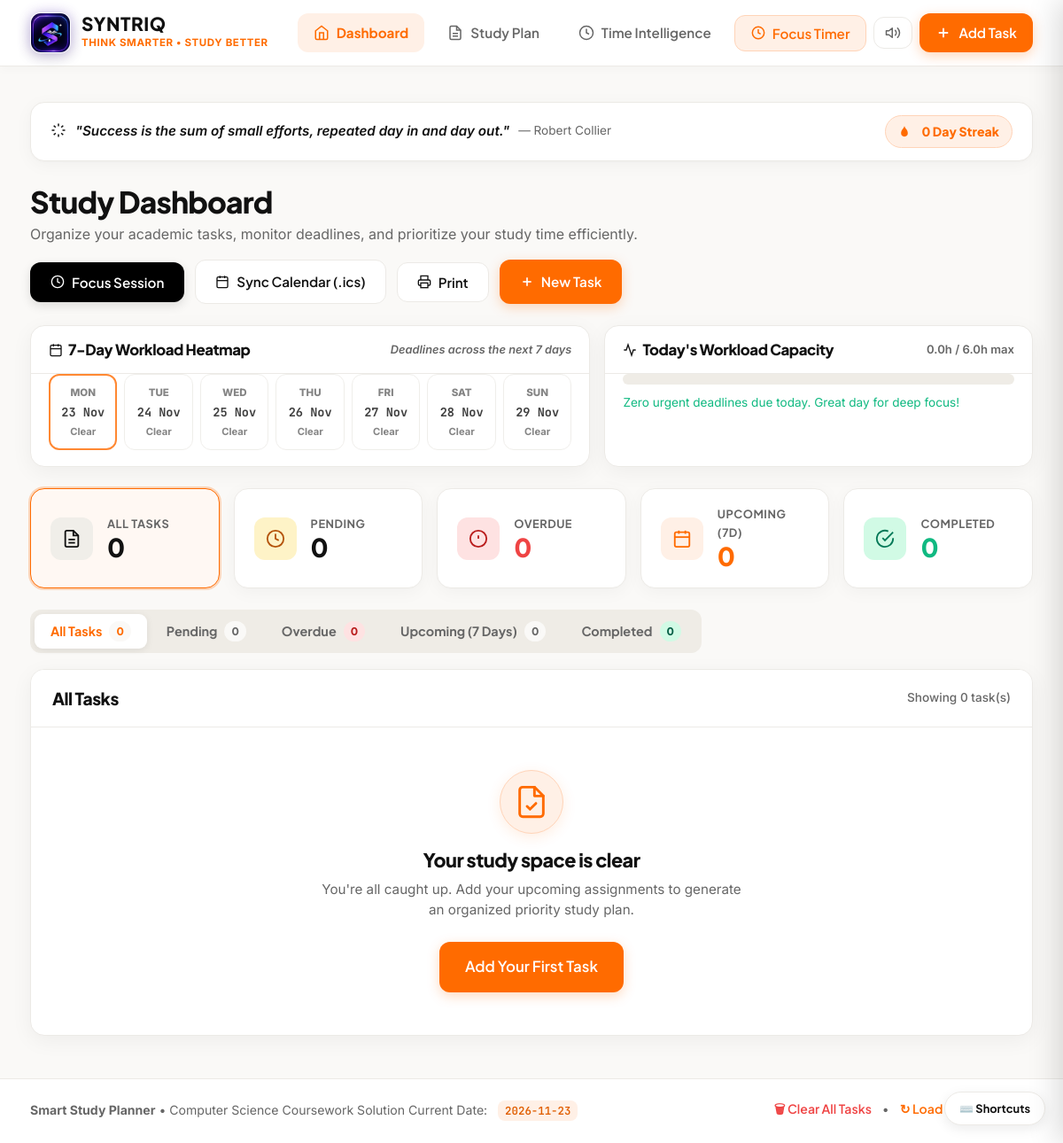
Page /dashboard on the earlier database version.
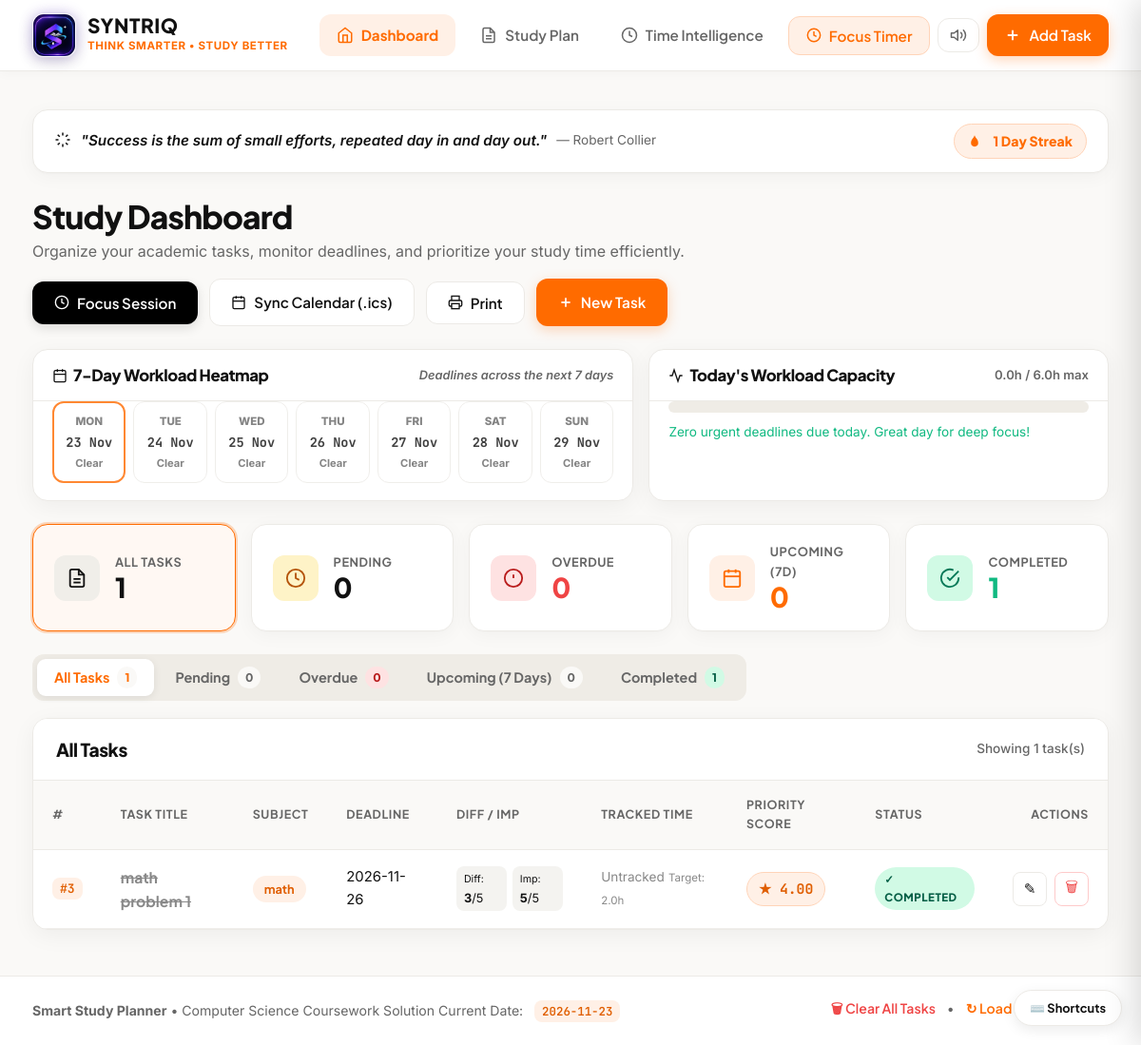
Same page on the later database version.
### tables this page shows
CREATE TABLE "Tasks" (
                        Task_ID INTEGER PRIMARY KEY AUTOINCREMENT,
                        Task_Title TEXT NOT NULL,
                        Task_Subject TEXT NOT NULL,
                        Task_Deadline TEXT NOT NULL,
                        Task_Difficulty INTEGER NOT NULL CHECK (Task_Difficulty BETWEEN 1 AND 5),
                        Task_Importance INTEGER NOT NULL CHECK (Task_Importance BETWEEN 1 AND 5),
                        Estimated_Hours REAL DEFAULT NULL,
                        Target_Hours REAL DEFAULT NULL,
                        Total_Tracked_Seconds INTEGER NOT NULL DEFAULT 0,
                        Priority_Score REAL NOT NULL,
                        Task_Status TEXT NOT NULL DEFAULT 'Pending' CHECK (Task_Status IN ('Pending', 'Completed')),
                        First_Tracked_At TEXT DEFAULT NULL,
                        Completed_At TEXT DEFAULT NULL
                    );

### app.py (the view)
@app.route("/")
@app.route("/dashboard")
def dashboard():
    filter_type = request.args.get("filter", "all").lower()
    db_target = get_db()
    all_tasks = database.get_all_tasks(db_target)
    pending_tasks = database.get_pending_tasks(db_target)
    completed_tasks = database.get_completed_tasks(db_target)
    overdue_tasks = database.get_overdue_tasks(db_target)
    upcoming_tasks = database.get_upcoming_tasks(days_ahead=7, db_path=db_target)
    if filter_type == "pending":
        display_tasks = pending_tasks
        active_tab_title = "Pending Tasks"
    elif filter_type == "completed":
        display_tasks = completed_tasks
        active_tab_title = "Completed Tasks"
    elif filter_type == "overdue":
        display_tasks = overdue_tasks
        active_tab_title = "Overdue Tasks"
    elif filter_type == "upcoming":
        display_tasks = upcoming_tasks
        active_tab_title = "Upcoming Deadlines (Next 7 Days)"
    else:
        filter_type = "all"
        display_tasks = all_tasks
        active_tab_title = "All Tasks"
    stats = {
        "total": len(all_tasks),
        "pending": len(pending_tasks),
        "completed": len(completed_tasks),
        "overdue": len(overdue_tasks),
        "upcoming": len(upcoming_tasks),
    }
    streak = database.get_study_streak(DB_FILE)
    capacity = database.get_daily_capacity(DB_FILE)
    heatmap = database.get_weekly_workload_heatmap(DB_FILE)
    quote = random.choice(MOTIVATIONAL_QUOTES)
    return render_template(
        "dashboard.html",
        tasks=display_tasks,
        stats=stats,
        filter_type=filter_type,
        active_tab_title=active_tab_title,
        overdue_tasks=overdue_tasks,
        upcoming_tasks=upcoming_tasks,
        streak=streak,
        capacity=capacity,
        heatmap=heatmap,
        quote=quote
    )

### app.py (called while the page is built)
def get_db():
    return app.config.get("DB_FILE", DB_FILE)

@app.context_processor
def inject_today():
    today = date.today()
    try:
        active_session = database.get_active_session(get_db())
    except Exception:
        active_session = None
    return {
        "current_date": today,
        "active_session": active_session
    }

### database.py (called while the page is built)
def get_db_connection(db_path: str = DEFAULT_DB_PATH) -> sqlite3.Connection:
    conn = sqlite3.connect(db_path)
    conn.row_factory = sqlite3.Row
    conn.execute("PRAGMA foreign_keys = ON")
    return conn

def get_all_tasks(db_path: str = DEFAULT_DB_PATH) -> List[Dict[str, Any]]:
    conn = get_db_connection(db_path)
    cursor = conn.cursor()
    cursor.execute("SELECT * FROM Tasks ORDER BY Task_Deadline ASC, Priority_Score DESC")
    rows = cursor.fetchall()
    conn.close()
    return [_format_task_dict(dict(row)) for row in rows]

### priority_calculator.py (called while the page is built)
def is_overdue(deadline: Union[str, date], current_date: date = None) -> bool:
    if current_date is None:
        current_date = date.today()
    deadline_date = parse_date(deadline)
    return deadline_date < current_date

### templates/dashboard.html (shortened to what the changed rows need)
{% extends "base.html" %}
{% block content %}
<div class="dashboard-page">
    <div class="motivation-bar">
        <div class="streak-badge-container">
            <div class="streak-pill" title="Consecutive days with completed sessions or tasks">
                <span class="streak-icon">
                    <svg width="14" height="14" viewBox="0 0 24 24" fill="currentColor"><path d="M12 2c-.5 2.5-3 5-4.5 7.5C6 12 5.5 14 5.5 16a6.5 6.5 0 0 0 13 0c0-2-.5-4-2-6.5C15 7 12.5 4.5 12 2z"></path></svg>
                </span>
                <span class="streak-count">{{ streak }} Day Streak</span>
            </div>
        </div>
    </div>
    <div class="page-header">
        <div class="header-intro">
            <h1 class="page-title">Study Dashboard</h1>
        </div>
    </div>
    <div class="productivity-row">
        <div class="card heatmap-card">
            <div class="heatmap-strip">
                {% for day in heatmap %}
                <a href="{{ url_for('dashboard', filter='upcoming') }}" class="heatmap-day-chip intensity-{{ day.intensity }} {% if day.is_today %}chip-today{% endif %}" title="{{ day.date }}: {{ day.task_count }} task(s), {{ day.total_hours }} hrs">
                    <span class="chip-day">{{ day.day_name }}</span>
                    <span class="chip-num">{{ day.day_num }}</span>
                    <span class="chip-stats">
                        {% if day.task_count > 0 %}
                            {{ day.task_count }}t • {{ day.total_hours }}h
                        {% else %}
                            Clear
                        {% endif %}
                    </span>
                </a>
                {% endfor %}
            </div>
        </div>
    </div>
    <div class="stats-grid">
        <a href="{{ url_for('dashboard', filter='all') }}" class="stat-card {% if filter_type == 'all' %}stat-card-active{% endif %}" style="--stagger: 0;">
            <div class="stat-info">
                <span class="stat-label">All Tasks</span>
                <span class="stat-value" data-counter="{{ stats.total }}">{{ stats.total }}</span>
            </div>
        </a>
        <a href="{{ url_for('dashboard', filter='completed') }}" class="stat-card {% if filter_type == 'completed' %}stat-card-active{% endif %}" style="--stagger: 4;">
            <div class="stat-info">
                <span class="stat-label">Completed</span>
                <span class="stat-value text-success" data-counter="{{ stats.completed }}">{{ stats.completed }}</span>
            </div>
        </a>
    </div>
    <div class="tabs-header">
        <div class="tabs-list">
            <a href="{{ url_for('dashboard', filter='all') }}" class="tab-item {% if filter_type == 'all' %}active{% endif %}">
                All Tasks <span class="tab-badge">{{ stats.total }}</span>
            </a>
            <a href="{{ url_for('dashboard', filter='completed') }}" class="tab-item {% if filter_type == 'completed' %}active{% endif %}">
                Completed <span class="tab-badge badge-success">{{ stats.completed }}</span>
            </a>
        </div>
    </div>
    <div class="card table-card">
        <div class="card-header">
            <h2 class="card-title">{{ active_tab_title }}</h2>
            <span class="card-subtitle">Showing {{ tasks|length }} task(s)</span>
        </div>
        <div class="card-body p-0">
            {% if tasks %}
            <div class="table-responsive">
                <table class="data-table">
                    <thead>
                        <tr>
                            <th style="width: 50px;">#</th>
                            <th>Task Title</th>
                            <th>Subject</th>
                            <th>Deadline</th>
                            <th>Diff / Imp</th>
                            <th>Tracked Time</th>
                            <th>Priority Score</th>
                            <th>Status</th>
                            <th style="text-align: right;">Actions</th>
                        </tr>
                    </thead>
                    <tbody>
                        {% for task in tasks %}
                        <tr class="{% if task.is_overdue and task.Task_Status == 'Pending' %}row-overdue{% endif %}" style="--stagger: {{ loop.index0 }};">
                            <td class="text-muted" data-label="ID"><code>#{{ task.Task_ID }}</code></td>
                            <td data-label="Task Title">
                                <div class="task-title-cell">
                                    <span class="task-name {% if task.Task_Status == 'Completed' %}task-completed-strikethrough{% endif %}">{{ task.Task_Title }}</span>
                                </div>
                            </td>
                            <td data-label="Subject">
                                <span class="subject-tag">{{ task.Task_Subject }}</span>
                            </td>
                            <td data-label="Deadline">
                                <div class="deadline-cell">
                                    <span class="deadline-date">{{ task.Task_Deadline }}</span>
                                </div>
                            </td>
                            <td data-label="Diff / Imp">
                                <div class="ratings-cell">
                                    <span title="Difficulty (1-5)" class="rating-item"><small>Diff:</small> <strong>{{ task.Task_Difficulty }}</strong>/5</span>
                                    <span title="Importance (1-5)" class="rating-item"><small>Imp:</small> <strong>{{ task.Task_Importance }}</strong>/5</span>
                                </div>
                            </td>
                            <td data-label="Tracked Time">
                                <div class="time-tracking-cell">
                                    {% if task.total_tracked_seconds and task.total_tracked_seconds > 0 %}
                                        <span class="tracked-time-tag" title="Actual Recorded Focus Time">
                                            ⏱ {{ task.tracked_time_formatted }}
                                        </span>
                                    {% else %}
                                        <span class="text-muted" style="font-size: 0.85rem;">Untracked</span>
                                    {% endif %}
                                    {% if task.Target_Hours %}
                                        <small class="text-muted d-block" style="font-size: 0.72rem; margin-top: 2px;">Target: {{ task.Target_Hours }}h</small>
                                    {% elif task.Estimated_Hours %}
                                        <small class="text-muted d-block" style="font-size: 0.72rem; margin-top: 2px;">Target: {{ task.Estimated_Hours }}h</small>
                                    {% endif %}
                                </div>
                            </td>
                            <td data-label="Priority Score">
                                <span class="priority-pill {{ task.badge_class }}">
                                    ★ {{ "%.2f"|format(task.Priority_Score) }}
                                </span>
                            </td>
                            <td data-label="Status">
                                {% if task.Task_Status == 'Completed' %}
                                    <span class="badge badge-success">✓ Completed</span>
                                {% else %}
                                    <span class="badge badge-pending">⏳ Pending</span>
                                {% endif %}
                            </td>
                            <td data-label="Actions" class="actions-cell-mobile" style="text-align: right;">
                                <div class="actions-group">
                                    <a href="{{ url_for('edit_task', task_id=task.Task_ID) }}" class="btn-action btn-edit" title="Edit Task">
                                        ✎
                                    </a>
                                    <form action="{{ url_for('delete_task', task_id=task.Task_ID) }}" method="POST" style="display:inline;" onsubmit="return confirm('Are you sure you want to delete \'{{ task.Task_Title|replace('\'', '\\\'') }}\'?');">
                                        <button type="submit" class="btn-action btn-delete" title="Delete Task">
                                            🗑
                                        </button>
                                    </form>
                                </div>
                            </td>
                        </tr>
                        {% endfor %}
                    </tbody>
                </table>
            </div>
            {% else %}
            <div class="empty-state">
                <div class="empty-state-icon-wrap">
                    <svg width="40" height="40" viewBox="0 0 24 24" fill="none" stroke="var(--primary)" stroke-width="1.75" stroke-linecap="round" stroke-linejoin="round">
                        <path d="M14 2H6a2 2 0 0 0-2 2v16a2 2 0 0 0 2 2h12a2 2 0 0 0 2-2V8z"></path>
                        <polyline points="14 2 14 8 20 8"></polyline>
                        <path d="M9 15l2 2 4-4"></path>
                    </svg>
                </div>
                <h3>Your study space is clear</h3>
                <p>You're all caught up. Add your upcoming assignments to generate an organized priority study plan.</p>
                <a href="{{ url_for('add_task') }}" class="btn btn-primary btn-lg">Add Your First Task</a>
            </div>
            {% endif %}
        </div>
    </div>
</div>
{% endblock %}

Differences in the rows shown:
added Tasks: Task_ID "3", Task_Title "math problem 1", Task_Subject "math", Task_Deadline "2026-11-26", Task_Difficulty "3", Task_Importance "5", Total_Tracked_Seconds "Untracked", Target_Hours "2.0", Priority_Score "4.00", Task_Status "✓ COMPLETED"
Other differences:
{{ streak }}: "0" → "1"
{{ stats.total }}: "0" → "1"
{{ stats.completed }}: "0" → "1"
{{ tasks|length }}: "0" → "1"
text no longer shown: "Your study space is clear You're all caught up. Add your upcoming assignments to generate an organized priority study plan. Add Your First Task"
text now shown: "# TASK TITLE SUBJECT DEADLINE DIFF / IMP TRACKED TIME PRIORITY SCORE STATUS ACTIONS"
